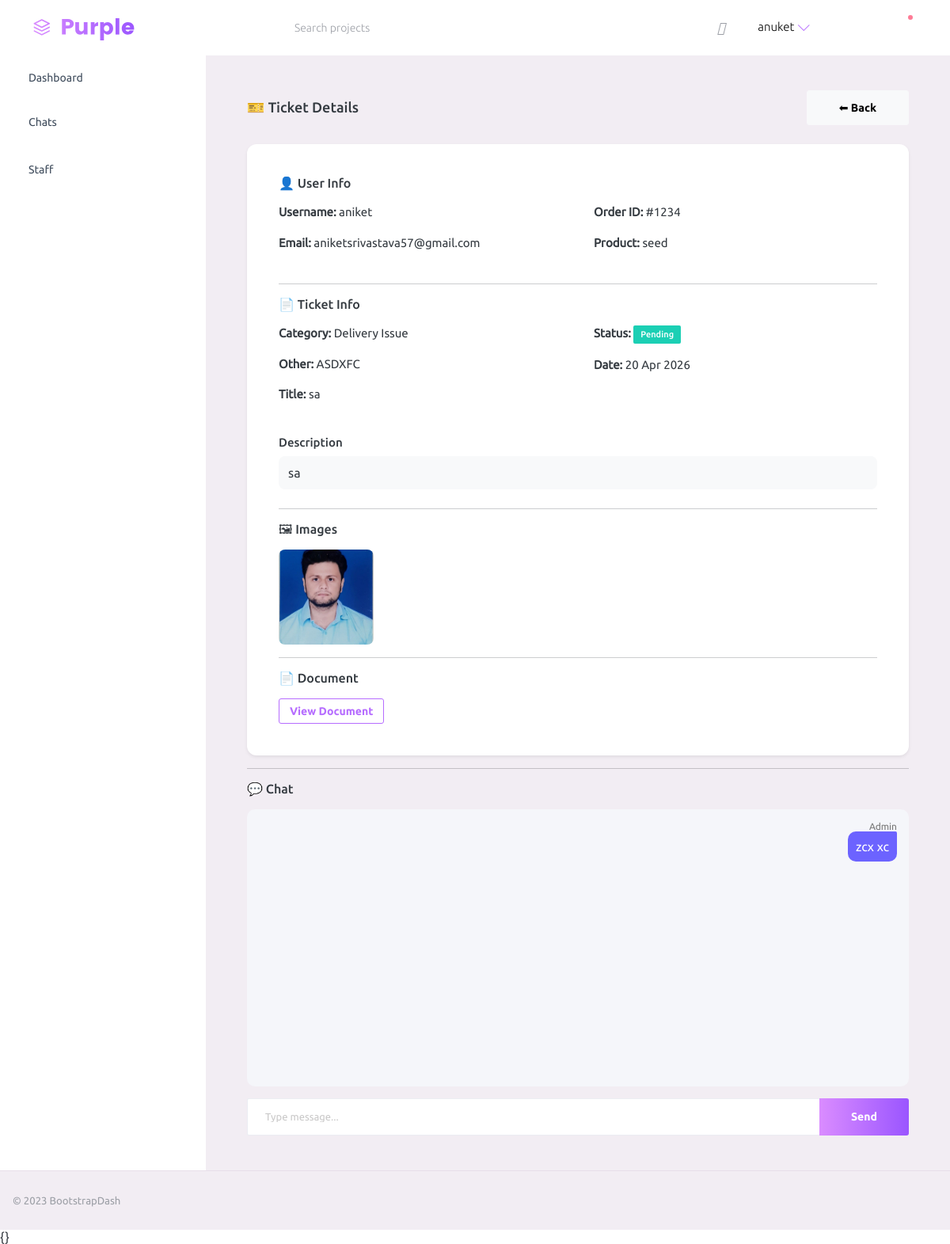
The page /view-ticket/15/ (signed in) on the database as committed earlier.
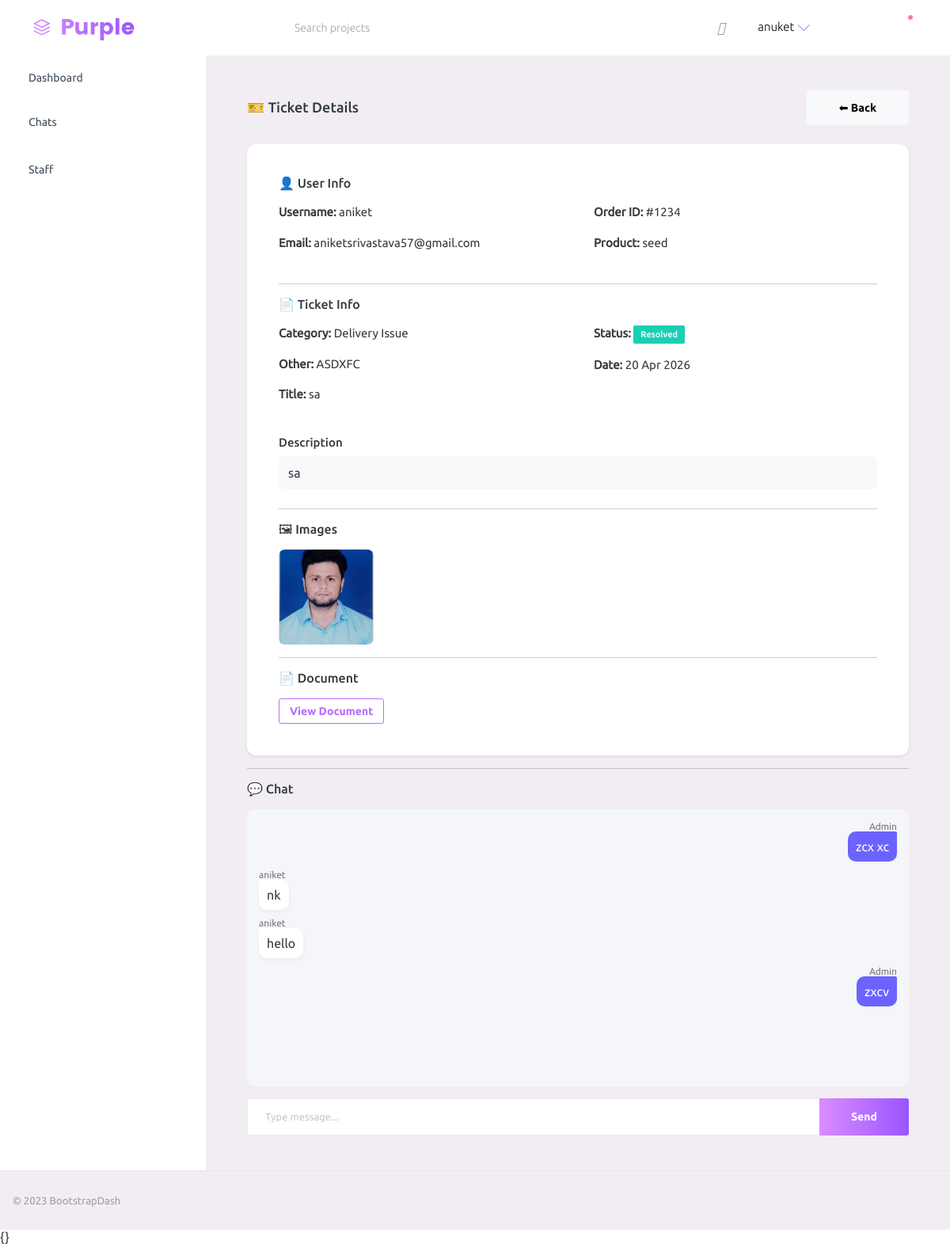
The same page on the database as committed later.
### user/models.py (models this page shows, shortened)
class Ticket(models.Model):
    STATUS_CHOICES = [
        ('pending', 'Pending'),
        ('in_progress', 'In Progress'),
        ('resolved', 'Resolved'),
    ]
    user = models.ForeignKey(User, on_delete=models.CASCADE)
    title = models.CharField(max_length=255)
    description = models.TextField()
    image = models.ImageField(upload_to='tickets/images/', blank=True, null=True)
    document = models.FileField(upload_to='tickets/docs/', blank=True, null=True)
    purchase = models.ForeignKey(Purchase, on_delete=models.CASCADE, blank=True, null=True)
    other = models.CharField(max_length=255, blank=True, null=True)
    assigned_to = models.ForeignKey(User, on_delete=models.SET_NULL, null=True, blank=True, limit_choices_to={'is_staff': True}, related_name='assigned_tickets')
    category = models.CharField(max_length=50,blank=True, null=True)
    status = models.CharField(max_length=20, choices=STATUS_CHOICES, default='pending')
    created_at = models.DateTimeField(auto_now_add=True)

class TicketImage(models.Model):
    ticket = models.ForeignKey(Ticket, on_delete=models.CASCADE, related_name="images")
    image = models.ImageField(upload_to='tickets/images/')

class TicketComment(models.Model):
    ticket = models.ForeignKey(Ticket, on_delete=models.CASCADE, related_name="chats")
    sender = models.ForeignKey(User, on_delete=models.CASCADE, null=True, blank=True)
    message = models.TextField()
    image = models.ImageField(upload_to="chat_images/", blank=True, null=True)
    created_at = models.DateTimeField(auto_now_add=True)
    is_read = models.BooleanField(default=False)

class Purchase(models.Model):
    mobile = models.CharField(max_length=15, null=True, blank=True)
    user = models.ForeignKey(User, on_delete=models.CASCADE)
    product_name = models.CharField(max_length=200)
    purchase_id = models.CharField(max_length=100)
    created_at = models.DateTimeField(auto_now_add=True)

### user/views.py (the view, shortened to what this page needs)
# urls.py: path('view-ticket/<int:id>/', views.view_ticket, name='view_ticket'),
def view_ticket(request, id):
    if not request.user.is_staff:
        return redirect('admin_login')
    ticket = get_object_or_404(Ticket, id=id)
    messages = TicketComment.objects.filter(ticket=ticket).order_by('created_at')
    return render(request, 'Dashboard/view_ticket.html', {
        't': ticket,
        'messages': messages
    })

### user/templates/Dashboard/view_ticket.html (shortened to what this page needs)
{% extends 'Dashboard/base.html' %}
{% block content %}
{% load static %}
<div class="container-fluid px-3">
  <div class="page-header">
    <h3 class="page-title">🎫 Ticket Details</h3>
    <a href="{% url 'admin_dashboard' %}" class="btn btn-light">
      ⬅ Back
    </a>
  </div>
  <div class="card shadow-sm" style="border-radius:12px;">
    <div class="card-body">
        <h5 class="mb-3">👤 User Info</h5>
        <div class="row mb-4">
          <div class="col-md-6">
            <p><b>Username:</b> {{ t.user.username }}</p>
            <p><b>Email:</b> {{ t.user.email }}</p>
          </div>
          <div class="col-md-6">
            <p><b>Order ID:</b> {{ t.purchase.purchase_id }}</p>
            <p><b>Product:</b> {{ t.purchase.product_name }}</p>
          </div>
        </div>
        <hr>
        <h5 class="mb-3">📄 Ticket Info</h5>
        <div class="row mb-4">
          <div class="col-md-6">
            <p><b>Category:</b> {{ t.category|default:"-" }}</p>
            <p><b>Other:</b> {{ t.other|default:"-" }}</p>
            <p><b>Title:</b> {{ t.title|default:"-" }}</p>
          </div>
          <div class="col-md-6">
            <p><b>Status:</b>
              <span class="badge
                {% if t.status == 'pending' %}bg-warning
                {% elif t.status == 'in_progress' %}bg-info
                {% else %}bg-success{% endif %}">
                {{ t.status|title }}
              </span>
            </p>
            <p><b>Date:</b> {{ t.created_at|date:"d M Y" }}</p>
          </div>
        </div>
        <div class="mb-4">
          <h6>Description</h6>
          <div style="
            background:#f8f9fa;
            padding:12px;
            border-radius:8px;">
            {{ t.description }}
          </div>
        </div>
        <hr>
        <h5 class="mb-3">🖼 Images</h5>
        <div style="display:flex; flex-wrap:wrap; gap:10px;">
  {% for img in t.images.all %}
    <a href="#img-sub-{{ img.id }}">
      <img src="{{ img.image.url }}"
           style="width:120px;height:120px;object-fit:cover;border-radius:8px;cursor:pointer;">
    </a>
  {% endfor %}
</div>
        <hr>
        <h5 class="mb-3">📄 Document</h5>
        {% if t.document %}
          <a href="{{ t.document.url }}" target="_blank"
             class="btn btn-outline-primary btn-sm">
             View Document
          </a>
        {% else %}
          <p style="color:#999;">No document uploaded</p>
        {% endif %}
      </div>
    </div>
<hr>
<h5 class="mb-3">💬 Chat</h5>
<div style="
  height:350px;
  overflow-y:auto;
  background:#f5f6fa;
  padding:15px;
  border-radius:10px;
  margin-bottom:15px;
">
  {% for msg in messages %}
    {% if not msg.sender.is_staff %}
    <div style="display:flex; justify-content:flex-start; margin-bottom:10px;">
      <div style="max-width:65%;">
        <div style="font-size:12px; color:#777;">{{ msg.sender.username }}</div>
        <div style="
          background:white;
          padding:10px;
          border-radius:10px;
          border-top-left-radius:2px;
          box-shadow:0 2px 5px rgba(0,0,0,0.05);
        ">
          {{ msg.message }}
        </div>
      </div>
    </div>
    {% else %}
    <div style="display:flex; justify-content:flex-end; margin-bottom:10px;">
      <div style="max-width:65%; text-align:right;">
        <div style="font-size:12px; color:#777;">Admin</div>
        <div style="
          background:#6c63ff;
          color:white;
          padding:10px;
          border-radius:10px;
          border-top-right-radius:2px;
        ">
          {{ msg.message }}
        </div>
      </div>
    </div>
    {% endif %}
  {% empty %}
    <p style="text-align:center; color:#999;">No messages yet</p>
  {% endfor %}
</div>
<form method="POST">
  <div class="input-group">
    <input type="text"
           name="message"
           class="form-control"
           placeholder="Type message..."
           required>
    <button class="btn btn-gradient-primary">
      Send
    </button>
  </div>
</form>
  </div>
</div>
          </div>
{% endblock %}

Rows that differ between the two databases and show on the page:
changed Ticket "sa": status "Pending" → "Resolved"
added TicketComment: sender.username "aniket", message "nk"
added TicketComment: sender.username "aniket", message "hello"
added TicketComment: message "zxcv"
